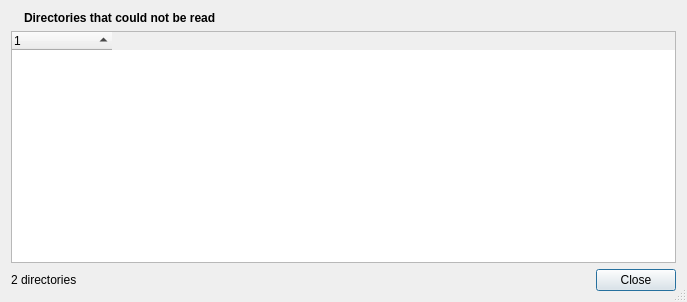
<?xml version="1.0" encoding="UTF-8"?>
<ui version="4.0">
 <class>UnreadableDirsWindow</class>
 <widget class="QDialog" name="UnreadableDirsWindow">
  <property name="geometry">
   <rect>
    <x>0</x>
    <y>0</y>
    <width>687</width>
    <height>302</height>
   </rect>
  </property>
  <property name="windowTitle">
   <string>Unreadable Directories</string>
  </property>
  <property name="sizeGripEnabled">
   <bool>true</bool>
  </property>
  <layout class="QVBoxLayout" name="verticalLayout">
   <item>
    <layout class="QHBoxLayout" name="horizontalLayout" stretch="0,1">
     <item>
      <widget class="QLabel" name="headingIcon">
       <property name="pixmap">
        <pixmap resource="icons.qrc">:/icons/lock-closed.png</pixmap>
       </property>
      </widget>
     </item>
     <item>
      <widget class="QLabel" name="heading">
       <property name="font">
        <font>
         <weight>75</weight>
         <bold>true</bold>
        </font>
       </property>
       <property name="text">
        <string>Directories that could not be read</string>
       </property>
      </widget>
     </item>
    </layout>
   </item>
   <item>
    <widget class="QTreeWidget" name="treeWidget">
     <property name="indentation">
      <number>5</number>
     </property>
     <property name="uniformRowHeights">
      <bool>true</bool>
     </property>
     <property name="sortingEnabled">
      <bool>true</bool>
     </property>
     <attribute name="headerStretchLastSection">
      <bool>false</bool>
     </attribute>
     <column>
      <property name="text">
       <string notr="true">1</string>
      </property>
     </column>
    </widget>
   </item>
   <item>
    <layout class="QHBoxLayout" name="buttonHBox" stretch="1,0">
     <item>
      <widget class="QLabel" name="totalLabel">
       <property name="text">
        <string>2 directories</string>
       </property>
      </widget>
     </item>
     <item>
      <widget class="QDialogButtonBox" name="buttonBox">
       <property name="standardButtons">
        <set>QDialogButtonBox::Close</set>
       </property>
      </widget>
     </item>
    </layout>
   </item>
  </layout>
 </widget>
 <resources>
  <include location="icons.qrc"/>
 </resources>
 <connections>
  <connection>
   <sender>buttonBox</sender>
   <signal>rejected()</signal>
   <receiver>UnreadableDirsWindow</receiver>
   <slot>close()</slot>
   <hints>
    <hint type="sourcelabel">
     <x>545</x>
     <y>279</y>
    </hint>
    <hint type="destinationlabel">
     <x>199</x>
     <y>149</y>
    </hint>
   </hints>
  </connection>
 </connections>
</ui>
